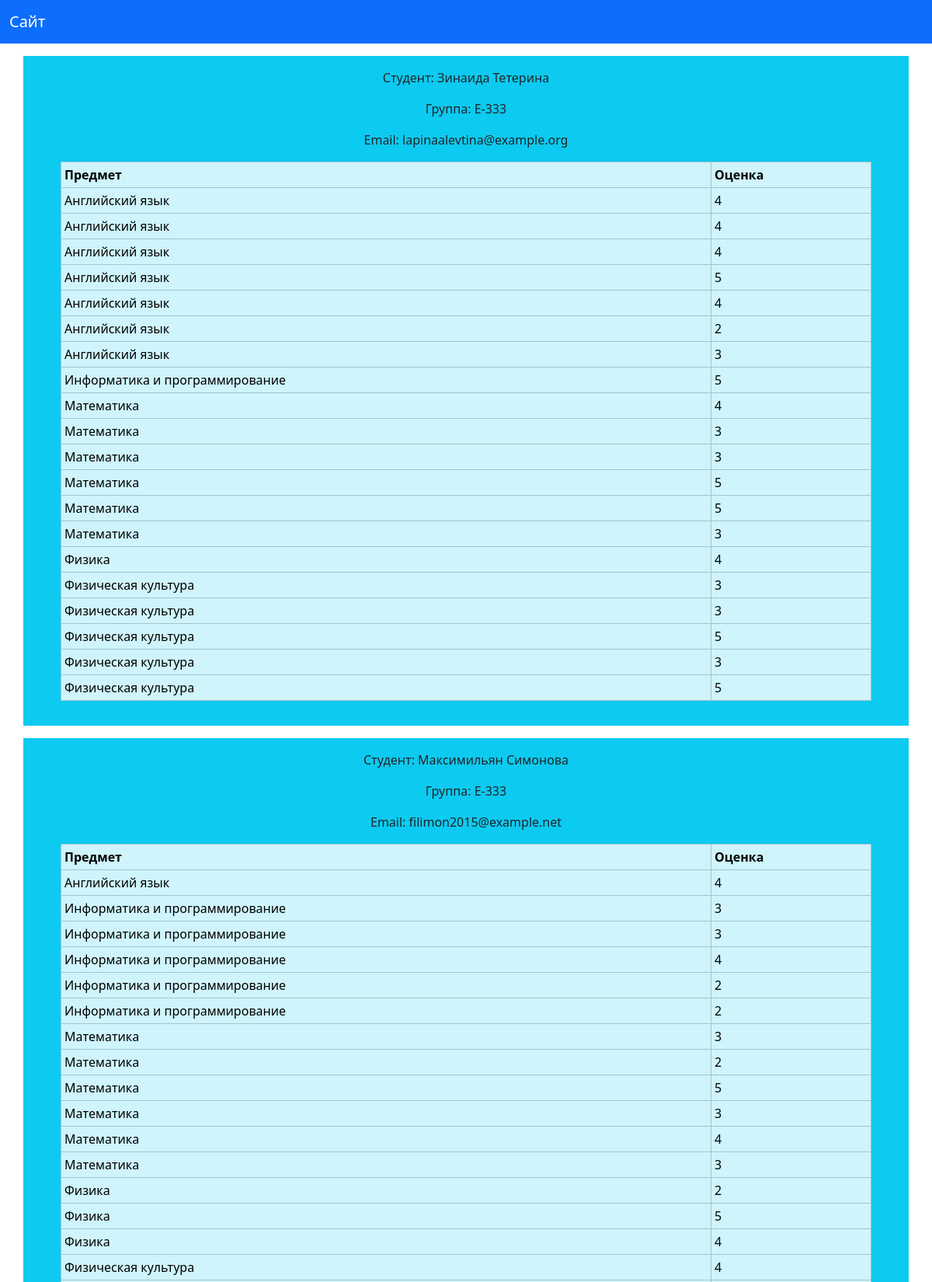
The page / (upper part) on the database its author committed.
### models_3.py (models this page shows, shortened)
class Student(db.Model):
    id = db.Column(db.Integer, primary_key=True)
    name = db.Column(db.String(50), nullable=False)
    last_name = db.Column(db.String(50), nullable=False)
    group = db.Column(db.String(50), nullable=False)
    email = db.Column(db.String(50), nullable=False)
    grades = db.relationship('Grade', backref='student')

class Grade(db.Model):
    id = db.Column(db.Integer, primary_key=True)
    student_id = db.Column(db.Integer, db.ForeignKey('student.id'))
    discipline_name = db.Column(db.String(100), nullable=False)
    grade = db.Column(db.Integer, nullable=False)

### task003.py (the view)
@app.route('/')
def index():
    students = Student.query.all()
    context = {'students': students}
    return render_template('task003.html', **context)

### templates/task003.html (shortened to what this page needs)
{% extends "layout.html" %}
{% block content %}
    {% for student in students %}
        <div class="container my-3 py-3 px-5 bg-info" style="
    display: flex;
    align-items: center;
    flex-direction: column;
    ">
            <p>Студент: {{ student.name }} {{ student.last_name }}</p>
            <p>Группа: {{ student.group }}</p>
            <p>Email: {{ student.email }}</p>
            <table class="table table-sm table-info bg-info table-bordered">
                <th scope="col">Предмет</th>
                <th scope="col">Оценка</th>
                {% for grade in student.grades|sort(attribute='discipline_name') %}
                    <tr>
                        <td>{{ grade.discipline_name }}</td>
                        <td>{{ grade.grade }}</td>
                    </tr>
                {% endfor %}
            </table>
        </div>
    {% endfor %}
{% endblock content %}

### templates/layout.html (shortened to what this page needs)
<!DOCTYPE html>
<html lang="ru">
<head>
    <link href="https://cdn.jsdelivr.net/npm/bootstrap@5.3.2/dist/css/bootstrap.min.css" rel="stylesheet"
>
</head>
<body>
<nav class="navbar navbar-expand-lg bg-primary" data-bs-theme="dark">
    <div class="container-fluid">
        <a class="navbar-brand" href="/">Сайт</a>
    </div>
</nav>
{% block content %}
{% endblock content %}
</body>
</html>

### rows shown on the page
Student: name "Зинаида", last_name "Тетерина", group "Е-333", email "lapinaalevtina@example.org"
Grade: discipline_name "Английский язык", grade "4"
Grade: discipline_name "Английский язык", grade "4"
Grade: discipline_name "Английский язык", grade "4"
Grade: discipline_name "Английский язык", grade "5"
Grade: discipline_name "Английский язык", grade "4"
Grade: discipline_name "Английский язык", grade "2"
Grade: discipline_name "Английский язык", grade "3"
Grade: discipline_name "Информатика и программирование", grade "5"
Grade: discipline_name "Математика", grade "4"
Grade: discipline_name "Математика", grade "3"
Grade: discipline_name "Математика", grade "3"
Grade: discipline_name "Математика", grade "5"
Grade: discipline_name "Математика", grade "5"
Grade: discipline_name "Математика", grade "3"
Grade: discipline_name "Физика", grade "4"
Grade: discipline_name "Физическая культура", grade "3"
Grade: discipline_name "Физическая культура", grade "3"
Grade: discipline_name "Физическая культура", grade "5"
Grade: discipline_name "Физическая культура", grade "3"
Grade: discipline_name "Физическая культура", grade "5"
Student: name "Максимильян", last_name "Симонова", group "Е-333", email "filimon2015@example.net"
Grade: discipline_name "Английский язык", grade "4"
Grade: discipline_name "Информатика и программирование", grade "3"
Grade: discipline_name "Информатика и программирование", grade "3"
Grade: discipline_name "Информатика и программирование", grade "4"
Grade: discipline_name "Информатика и программирование", grade "2"
Grade: discipline_name "Информатика и программирование", grade "2"
Grade: discipline_name "Математика", grade "3"
Grade: discipline_name "Математика", grade "2"
Grade: discipline_name "Математика", grade "5"
Grade: discipline_name "Математика", grade "3"
Grade: discipline_name "Математика", grade "4"
Grade: discipline_name "Математика", grade "3"
Grade: discipline_name "Физика", grade "2"
Grade: discipline_name "Физика", grade "5"
Grade: discipline_name "Физика", grade "4"
Grade: discipline_name "Физическая культура", grade "4"
